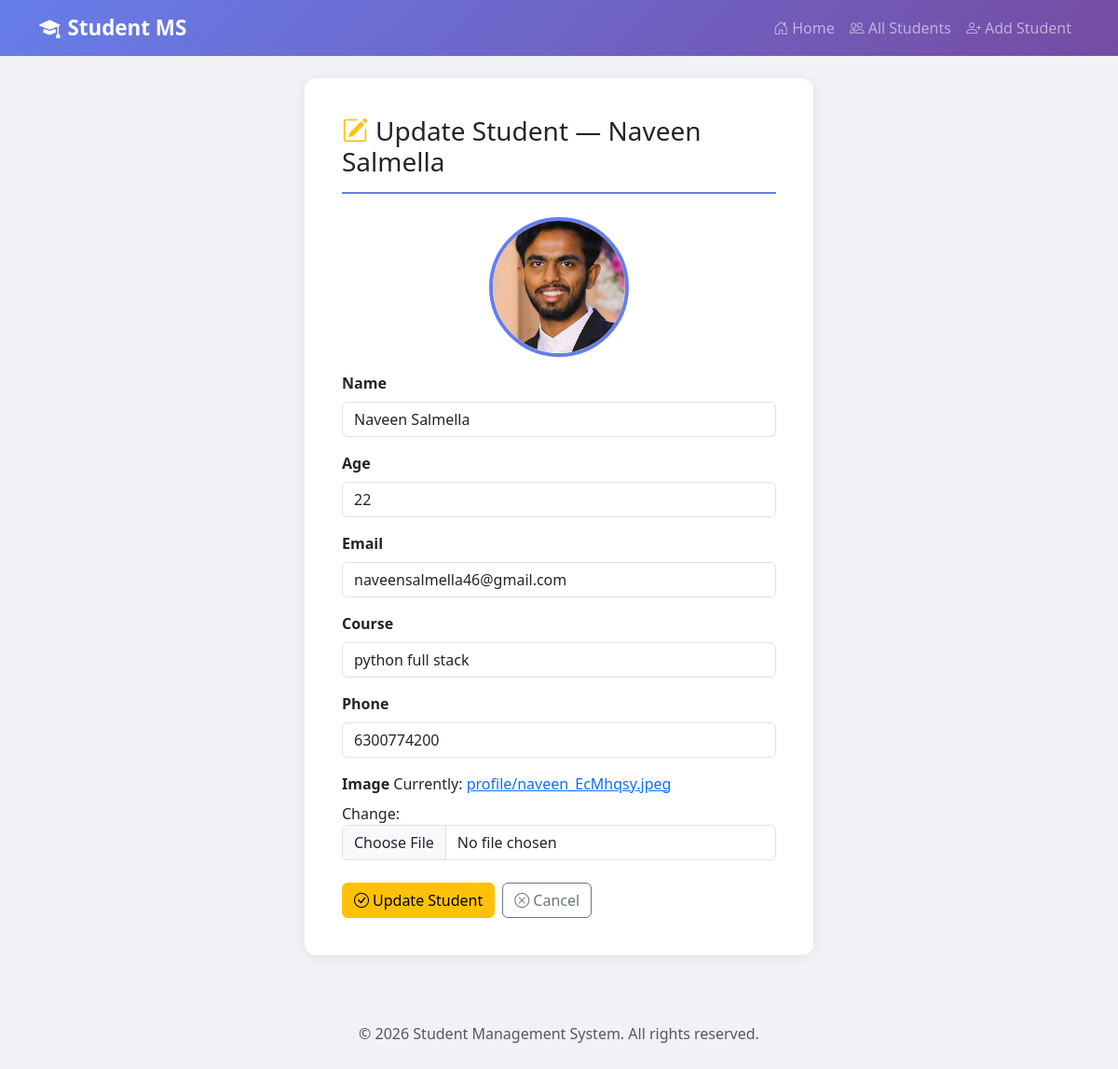
Screenshot of /update_student/4/ with the database file from the repository.
### app/models.py (models this page shows, shortened)
class Student(models.Model):
    name = models.CharField(max_length=50)
    age = models.PositiveIntegerField()
    email = models.EmailField(unique=True)
    course = models.CharField(max_length=100,default="python")
    phone = models.CharField(max_length=50)
    image = models.ImageField(upload_to="profile/")

### app/views.py (the view)
# urls.py: path("update_student/<int:id>/",update_student,name="update_student"),
def update_student(request,id):
    student = get_object_or_404(Student,id=id)
    if request.method == "POST":
        form = StudentForm(request.POST,request.FILES,instance=student)
        if form.is_valid():
            form.save()
            messages.success(request,"Student updated successfully")
            return redirect("get_single_std",id=student.id)
        else:
            messages.error(request,"Please check your details")
    else:
        form = StudentForm(instance=student)
    return render(request,"update_std.html",{"student":student,"form":form})

### app/forms.py
class StudentForm(forms.ModelForm):
    class Meta:
        model = Student
        fields = ["name","age","email","course","phone","image"]
        widgets = {
            "name": forms.TextInput(attrs={"class":"form-control","placeholder":"Enter student name"}),
            "age": forms.NumberInput(attrs={"class":"form-control","placeholder":"Enter age"}),
            "email": forms.EmailInput(attrs={"class":"form-control","placeholder":"Enter email"}),
            "course": forms.TextInput(attrs={"class":"form-control","placeholder":"Enter course"}),
            "phone": forms.TextInput(attrs={"class":"form-control","placeholder":"Enter phone number"}),
            "image": forms.ClearableFileInput(attrs={"class":"form-control"}),
        }

### app/templates/update_std.html (shortened to what this page needs)
{% extends "base.html" %}
{% block content %}
<div class="row justify-content-center">
    <div class="col-md-8 col-lg-6">
        <div class="card p-4">
            <div class="card-body">
                <h3 class="page-header">
                    <i class="bi bi-pencil-square text-warning me-2"></i>Update Student — {{ student.name }}
                </h3>
                {% if student.image %}
                <div class="text-center mb-3">
                    <img src="{{ student.image.url }}" class="student-img-lg" alt="{{ student.name }}">
                </div>
                {% endif %}
                <form method="POST" enctype="multipart/form-data">
                    {% for field in form %}
                    <div class="mb-3">
                        <label for="{{ field.id_for_label }}" class="form-label fw-semibold">{{ field.label }}</label>
                        {{ field }}
                    </div>
                    {% endfor %}
                    <div class="d-flex gap-2 mt-4">
                        <button type="submit" class="btn btn-warning">
                            <i class="bi bi-check-circle me-1"></i>Update Student
                        </button>
                        <a href="{% url 'get_single_std' student.id %}" class="btn btn-outline-secondary">
                            <i class="bi bi-x-circle me-1"></i>Cancel
                        </a>
                    </div>
                </form>
            </div>
        </div>
    </div>
</div>
{% endblock %}

### app/templates/base.html (style rules this page uses)
body { background-color: #f0f2f5; font-family: 'Segoe UI', Tahoma, Geneva, Verdana, sans-serif; }
.card { border: none; border-radius: 12px; box-shadow: 0 2px 12px rgba(0,0,0,0.08); }
.page-header { margin-bottom: 25px; padding-bottom: 15px; border-bottom: 2px solid #667eea; }
.student-img-lg { width: 150px; height: 150px; object-fit: cover; border-radius: 50%; border: 4px solid #667eea; }

### rows the page displays
Student: name "Naveen Salmella", image (picture), form "Naveen Salmella" "22" "naveensalmella46@gmail.com" "python full stack" "6300774200"

### other values shown
{{ field.label }} "Name" "Age" "Email" "Course" "Phone" "Image"
